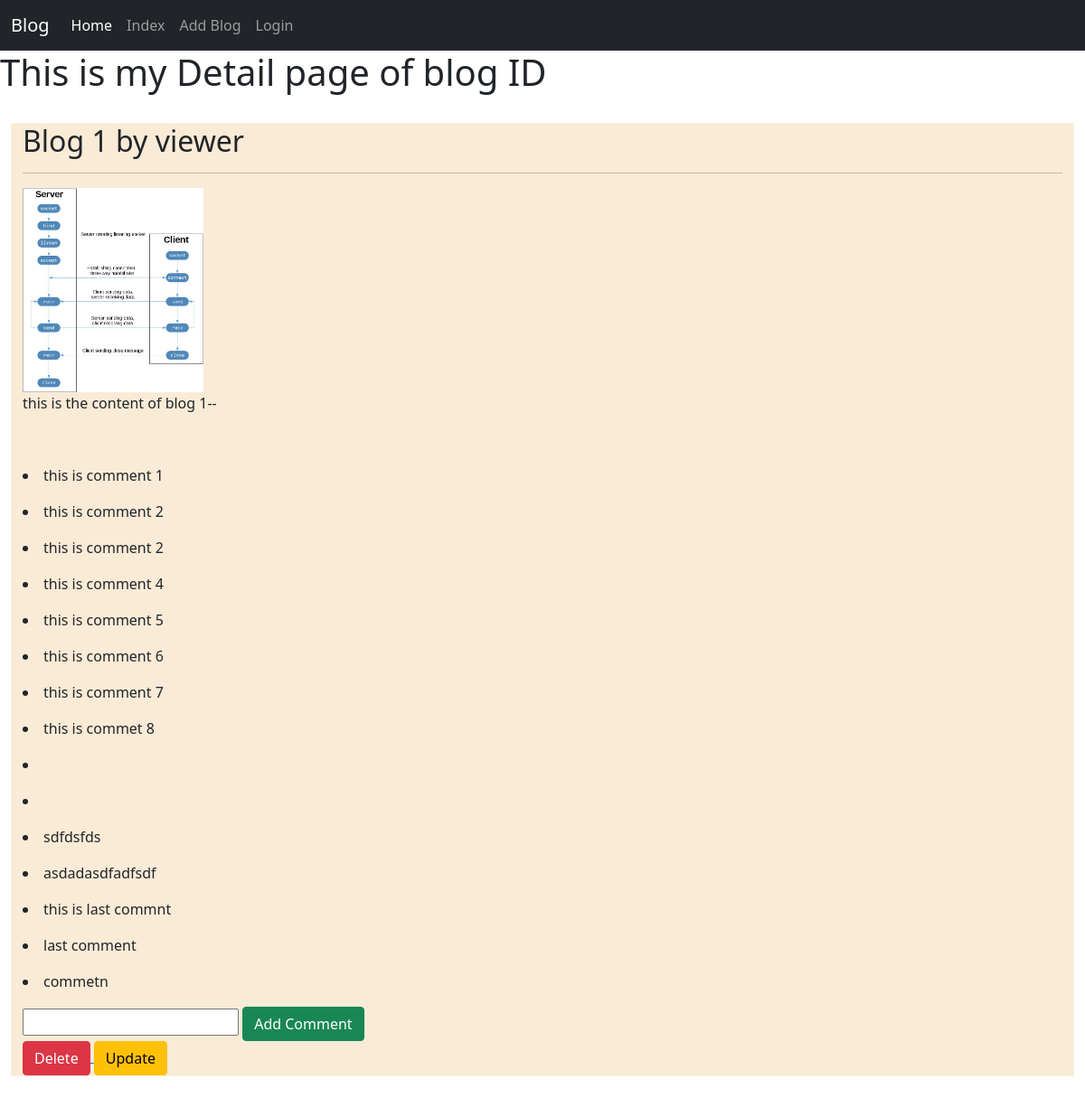
Page /detail-blog/1/None/ on the committed database.
### blog/models.py (models this page shows, shortened)
class Blog(models.Model):
    title = models.CharField(max_length=250)
    content = models.TextField()
    slug_field = models.SlugField(null=True, blank=True)
    author = models.ForeignKey('NewUser', on_delete=CASCADE, null=True, blank=True) # ManyToONeField
    def __str__(self):
        return f'The title is {self.title}'

class Comment(models.Model):
    title = models.CharField(max_length=250)
    author = models.ForeignKey(NewUser, on_delete=CASCADE)
    blog = models.ForeignKey(Blog, on_delete=CASCADE)
    def __str__(self):
        return self.title

### blog/views.py (the view)
# urls.py: path('detail-blog/<int:pk>/<slug:slug>/', BlogDetailView.as_view(), name='detail_class_blog'),
class BlogDetailView(DetailView):
    model = Blog # list of objects to search
    slug_field = 'slug_field'
    template_name = 'blog_detail.html'
    def get_context_data(self, **kwargs):
        context = super().get_context_data(**kwargs)
        print(Comment.objects.filter(blog=context['blog']))
        context["comments"] = Comment.objects.filter(blog=context['blog'])
        print(context)
        return context

### templates/blog_detail.html (shortened to what this page needs)
{% extends 'base.html' %}
{% load static %}
{% block content %}
    <h1> This is my Detail page of blog ID {{blog.0 }} </h1>
        <div class="row" >
          <div class="col-md m-4" style="background-color: antiquewhite; border: 1px solid beige;">
            <h2>{{blog.title}}</h2> <hr>
            {% if blog.3 %}
            <a href={{blog.3}}><img src={{blog.3}} alt="My image" style="max-width: 200px;"></a>
            {% else %}
            <img src="{% static 'abc.jpg' %}" style="max-width: 200px;">
            {% endif %}
            <p>{{blog.content}}-- {{blog.0}}</p>
            <br>
            <div id='commentsId'>
                {% for comment in comments %}
                  <p> <li>{{ comment.title }} </li></p>
                {% endfor %}
            </div>
            <input type='text' id='textId' required>
            <button type='button' id='btnId' class='btn btn-success'>Add Comment</button>   <br>
            <a href="{% url 'delete_blog' blog.pk %}"> <button class="btn btn-danger"> Delete</button> </a>
            <a href="{% url 'update_blog' blog.pk %}"> <button class="btn btn-warning"> Update </button> </a>
            <br>
          </div>
        </div>
{% endblock content %}

### rows in the picture
Blog: title "Blog 1 by viewer", content "this is the content of blog 1"
Comment: title "this is comment 1"
Comment: title "this is comment 2"
Comment: title "this is comment 2"
Comment: title "this is comment 4"
Comment: title "this is comment 5"
Comment: title "this is comment 6"
Comment: title "this is comment 7"
Comment: title "this is commet 8"
Comment: title "sdfdsfds"
Comment: title "asdadasdfadfsdf"
Comment: title "this is last commnt"
Comment: title "last comment"
Comment: title "commetn"
